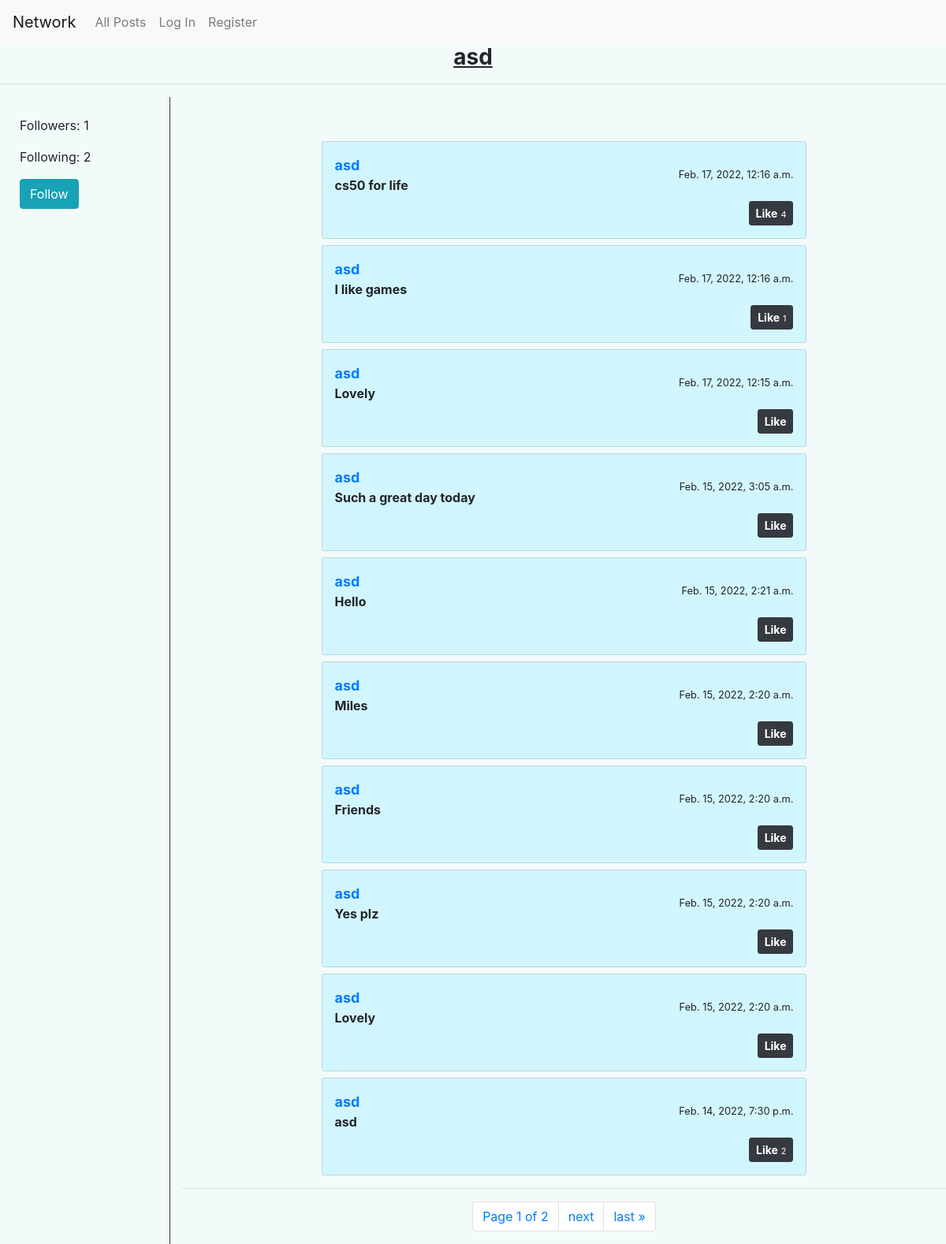
Page /profile/asd on the committed database.
### network/models.py (models this page shows, shortened)
class Post(models.Model):
    creator = models.ForeignKey(User , on_delete=CASCADE, related_name="creatorPosts")
    body = models.TextField(max_length=400)
    created = models.DateTimeField(auto_now_add=True)
    updated = models.DateTimeField(auto_now=True)
    liked = models.ManyToManyField(User, blank=True, null=True)
    likeNum = models.PositiveIntegerField(default=0)
    class Meta:
        ordering = ['-created']

class User(AbstractUser):
    followers = models.ManyToManyField('User', null=True ,related_name="followed")
    def __str__(self):
        return f"{self.username}"

### network/views.py (the view)
# urls.py: path("profile/<str:user>", views.profile, name="profile"),
def profile(request, user):
    profile = User.objects.get(username = user)
    posts = Post.objects.filter(creator = profile.id)
    followersN = profile.followers.count()
    follow = User.objects.get(id = profile.id)
    followingN = User.objects.filter(followers = profile.id).count()
    if request.user in follow.followers.all():
        followed = True
    else:
        followed = False
    paginator = Paginator(posts, 10)
    page_number = request.GET.get('page')
    page_obj = paginator.get_page(page_number)
    return render(request, "network/profil.html", {
        "posts" : posts,
        "profileUser" : user,
        "followersN" : followersN,
        "followed" : followed,
        "followingN" : followingN,
        'page_obj': page_obj
    })

### network/templates/network/profil.html (shortened to what this page needs)
{% extends "network/layout.html" %}
{% load crispy_forms_tags %}
{% block body %}
<h3  style="text-align: center;"><b><u>{{ profileUser }}</u></b></h3>
<hr>
<div class="row">
<div class="col col-lg-2" style="margin-left: 25px;">
<br>
<p>Followers: {{ followersN }}</p>
<p>Following: {{ followingN }}</p>
{% if user.username != profileUser %}
<form method="post" action="{% url 'follow' profileUser %}">
    {% if followed %}
    <button type="submit" class="btn btn-danger">Unfollow</button>
    {% else %}
    <button type="submit" class="btn btn-info">Follow</button>
    {% endif %}
</form>
{% endif %}
</div>
<div class="container col border-left border-dark">
    <div class="container col mt-5">
        <div class="row d-flex justify-content-center">
            <div class="col-md-8">
                {% for post in page_obj %}
            <div class="card p-3 mt-2" style="background-color: rgb(210, 246, 255);">
                <div class="d-flex justify-content-between align-items-center">
                    <div class="user d-flex flex-row align-items-center">  <span><small class="font-weight-bold text-primary" style="font-size: large;"><a href="{% url 'profile' post.creator %}">{{ post.creator }}</a></small>
                    <div class="post font-weight-bold" id="body{{post.id}}">{{ post.body }}</div>
                    </span> </div> <small>{{ post.created }}</small>
                </div>
                <div class="action d-flex justify-content-between mt-2 align-items-center">
                    <div class="icons align-items-center"> <i class="fa fa-check-circle-o check-icon text-primary">
                        <button onclick="likePost(`{{post.id}}`)" id="likeBtn{{ post.id }}" type="button" class="btn btn-dark btn-sm">
                            {% if request.user in post.liked.all %}
                            <b style="color: rgb(229, 255, 0);">Liked</b> <small style="font-size: 11px;">{{ post.liked.all.count }}</small>
                            {% else %}
                            <b>Like</b> <small style="font-size: 11px;">
                            {% if post.liked.all.count > 0%}{{ post.liked.all.count }}{% endif %}</small>{% endif %}</button>
                    </i> </div>
                </div>
            </div>
            {% endfor %}
            </div>
        </div>
    </div>
    <hr>
<nav aria-label="Page navigation example">
    <ul class="pagination justify-content-center">
      <li class="page-item"><a class="page-link" href="#">Page {{ page_obj.number }} of {{ page_obj.paginator.num_pages }}</a></li>
        {% if page_obj.has_next %}
            <li class="page-item">
            <a class="page-link" href="?page={{ page_obj.next_page_number }}">next</a></li>
            <li class="page-item">
            <a class="page-link" href="?page={{ page_obj.paginator.num_pages }}">last &raquo;</a></li>
        {% endif %}
    </ul>
  </nav>
{% endblock %}

### network/templates/network/layout.html (shortened to what this page needs)
{% load static %}
{% load crispy_forms_tags %}
<!DOCTYPE html>
<html lang="en">
    <head>
        <link rel="stylesheet" href="https://stackpath.bootstrapcdn.com/bootstrap/4.4.1/css/bootstrap.min.css">
        <link href="{% static 'network/styles.css' %}" rel="stylesheet">
    </head>
    <body style="background-color: rgb(243, 250, 250);">
        <nav class="navbar navbar-expand-lg navbar-light bg-light">
            <a class="navbar-brand" href="{% url 'index' %}">Network</a>
            <div>
              <ul class="navbar-nav mr-auto">
                <li class="nav-item">
                  <a class="nav-link" href="{% url 'index' %}">All Posts</a>
                </li>
                {% if user.is_authenticated %}
                    <li class="nav-item">
                        <a class="nav-link" href="{% url 'following' user.username %}">Following</a>
                    </li>
                    <li class="nav-item">
                        <a class="nav-link" href="{% url 'logout' %}">Log Out</a>
                    </li>
                {% else %}
                    <li class="nav-item">
                        <a class="nav-link" href="{% url 'login' %}">Log In</a>
                    </li>
                    <li class="nav-item">
                        <a class="nav-link" href="{% url 'register' %}">Register</a>
                    </li>
                {% endif %}
              </ul>
            </div>
          </nav>
        <div class="body">
            {% block body %}
            {% endblock %}
        </div>
    </body>
</html>

### rows in the picture
Post: creator "asd", body "cs50 for life", created "Feb. 17, 2022, 12:16 a.m.", liked.all.count "4"
Post: creator "asd", body "I like games", created "Feb. 17, 2022, 12:16 a.m.", liked.all.count "1"
Post: creator "asd", body "Lovely", created "Feb. 17, 2022, 12:15 a.m.", shows "Like"
Post: creator "asd", body "Such a great day today", created "Feb. 15, 2022, 3:05 a.m.", shows "Like"
Post: creator "asd", body "Hello", created "Feb. 15, 2022, 2:21 a.m.", shows "Like"
Post: creator "asd", body "Miles", created "Feb. 15, 2022, 2:20 a.m.", shows "Like"
Post: creator "asd", body "Friends", created "Feb. 15, 2022, 2:20 a.m.", shows "Like"
Post: creator "asd", body "Yes plz", created "Feb. 15, 2022, 2:20 a.m.", shows "Like"
Post: creator "asd", body "Lovely", created "Feb. 15, 2022, 2:20 a.m.", shows "Like"
Post: creator "asd", body "asd", created "Feb. 14, 2022, 7:30 p.m.", liked.all.count "2"

### other values in the picture
{{ profileUser }} "asd"
{{ followersN }} "1"
{{ followingN }} "2"
{{ page_obj.number }} "1"
{{ page_obj.paginator.num_pages }} "2"
